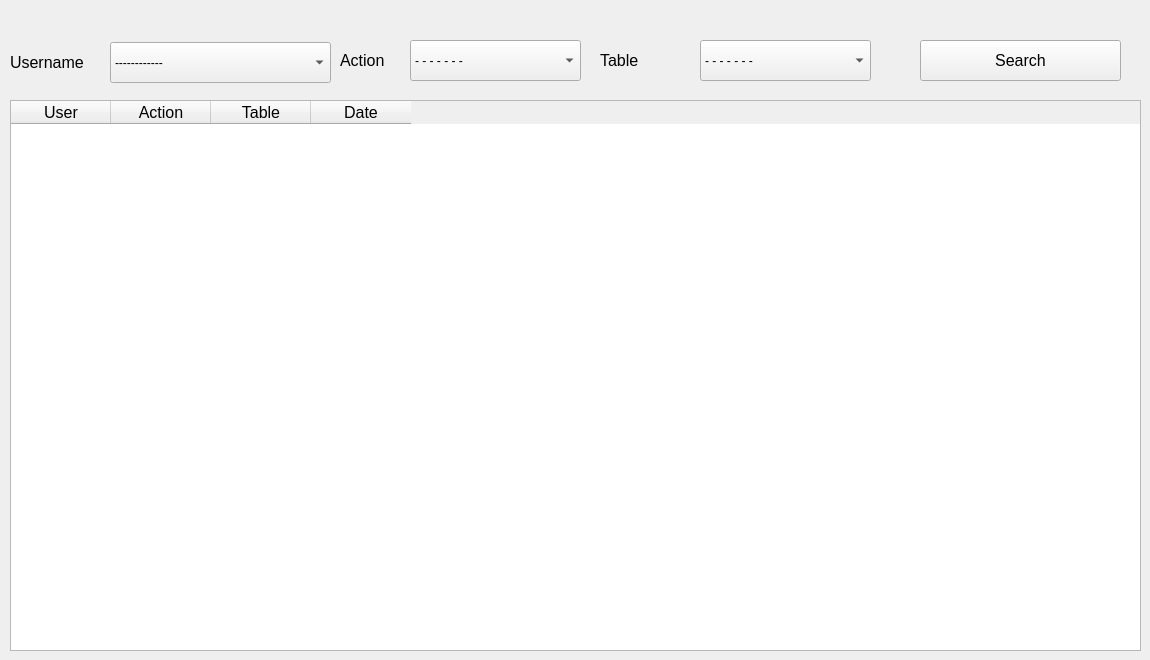
    <widget class="QWidget" name="tab_4">
     <attribute name="title">
      <string>Page</string>
     </attribute>
     <widget class="QTableWidget" name="tableWidget_5">
      <property name="geometry">
       <rect>
        <x>10</x>
        <y>100</y>
        <width>1131</width>
        <height>551</height>
       </rect>
      </property>
      <column>
       <property name="text">
        <string>User</string>
       </property>
       <property name="font">
        <font>
         <pointsize>12</pointsize>
        </font>
       </property>
       <property name="textAlignment">
        <set>AlignCenter</set>
       </property>
      </column>
      <column>
       <property name="text">
        <string>Action</string>
       </property>
       <property name="font">
        <font>
         <pointsize>12</pointsize>
        </font>
       </property>
       <property name="textAlignment">
        <set>AlignCenter</set>
       </property>
      </column>
      <column>
       <property name="text">
        <string>Table</string>
       </property>
       <property name="font">
        <font>
         <pointsize>12</pointsize>
        </font>
       </property>
       <property name="textAlignment">
        <set>AlignCenter</set>
       </property>
      </column>
      <column>
       <property name="text">
        <string>Date</string>
       </property>
       <property name="font">
        <font>
         <pointsize>12</pointsize>
        </font>
       </property>
       <property name="textAlignment">
        <set>AlignCenter</set>
       </property>
      </column>
     </widget>
     <widget class="QComboBox" name="comboBox_12">
      <property name="geometry">
       <rect>
        <x>410</x>
        <y>40</y>
        <width>171</width>
        <height>41</height>
       </rect>
      </property>
      <item>
       <property name="text">
        <string>- - - - - - -</string>
       </property>
      </item>
      <item>
       <property name="text">
        <string>Login</string>
       </property>
      </item>
      <item>
       <property name="text">
        <string>Logout</string>
       </property>
      </item>
      <item>
       <property name="text">
        <string>Add</string>
       </property>
      </item>
      <item>
       <property name="text">
        <string>Edit</string>
       </property>
      </item>
      <item>
       <property name="text">
        <string>Delete</string>
       </property>
      </item>
      <item>
       <property name="text">
        <string>Add Rent</string>
       </property>
      </item>
      <item>
       <property name="text">
        <string>Add Retrieve</string>
       </property>
      </item>
      <item>
       <property name="text">
        <string>Add Sale</string>
       </property>
      </item>
     </widget>
     <widget class="QLabel" name="label_35">
      <property name="geometry">
       <rect>
        <x>600</x>
        <y>40</y>
        <width>101</width>
        <height>41</height>
       </rect>
      </property>
      <property name="font">
       <font>
        <pointsize>12</pointsize>
       </font>
      </property>
      <property name="text">
       <string>Table</string>
      </property>
     </widget>
     <widget class="QLabel" name="label_36">
      <property name="geometry">
       <rect>
        <x>340</x>
        <y>40</y>
        <width>71</width>
        <height>41</height>
       </rect>
      </property>
      <property name="font">
       <font>
        <pointsize>12</pointsize>
       </font>
      </property>
      <property name="text">
       <string>Action</string>
      </property>
     </widget>
     <widget class="QLabel" name="label_43">
      <property name="geometry">
       <rect>
        <x>10</x>
        <y>42</y>
        <width>101</width>
        <height>41</height>
       </rect>
      </property>
      <property name="font">
       <font>
        <pointsize>12</pointsize>
       </font>
      </property>
      <property name="text">
       <string>Username</string>
      </property>
     </widget>
     <widget class="QPushButton" name="pushButton_30">
      <property name="geometry">
       <rect>
        <x>920</x>
        <y>40</y>
        <width>201</width>
        <height>41</height>
       </rect>
      </property>
      <property name="font">
       <font>
        <pointsize>12</pointsize>
       </font>
      </property>
      <property name="text">
       <string>Search</string>
      </property>
     </widget>
     <widget class="QComboBox" name="comboBox_16">
      <property name="geometry">
       <rect>
        <x>110</x>
        <y>42</y>
        <width>221</width>
        <height>41</height>
       </rect>
      </property>
      <item>
       <property name="text">
        <string>------------</string>
       </property>
      </item>
     </widget>
     <widget class="QComboBox" name="comboBox_15">
      <property name="geometry">
       <rect>
        <x>700</x>
        <y>40</y>
        <width>171</width>
        <height>41</height>
       </rect>
      </property>
      <item>
       <property name="text">
        <string>- - - - - - -</string>
       </property>
      </item>
      <item>
       <property name="text">
        <string>Books</string>
       </property>
      </item>
      <item>
       <property name="text">
        <string>Students</string>
       </property>
      </item>
      <item>
       <property name="text">
        <string>History</string>
       </property>
      </item>
      <item>
       <property name="text">
        <string>Category</string>
       </property>
      </item>
      <item>
       <property name="text">
        <string>Author</string>
       </property>
      </item>
      <item>
       <property name="text">
        <string>Publisher</string>
       </property>
      </item>
      <item>
       <property name="text">
        <string>Employee</string>
       </property>
      </item>
      <item>
       <property name="text">
        <string>Daily Movement</string>
       </property>
      </item>
     </widget>
    </widget>
